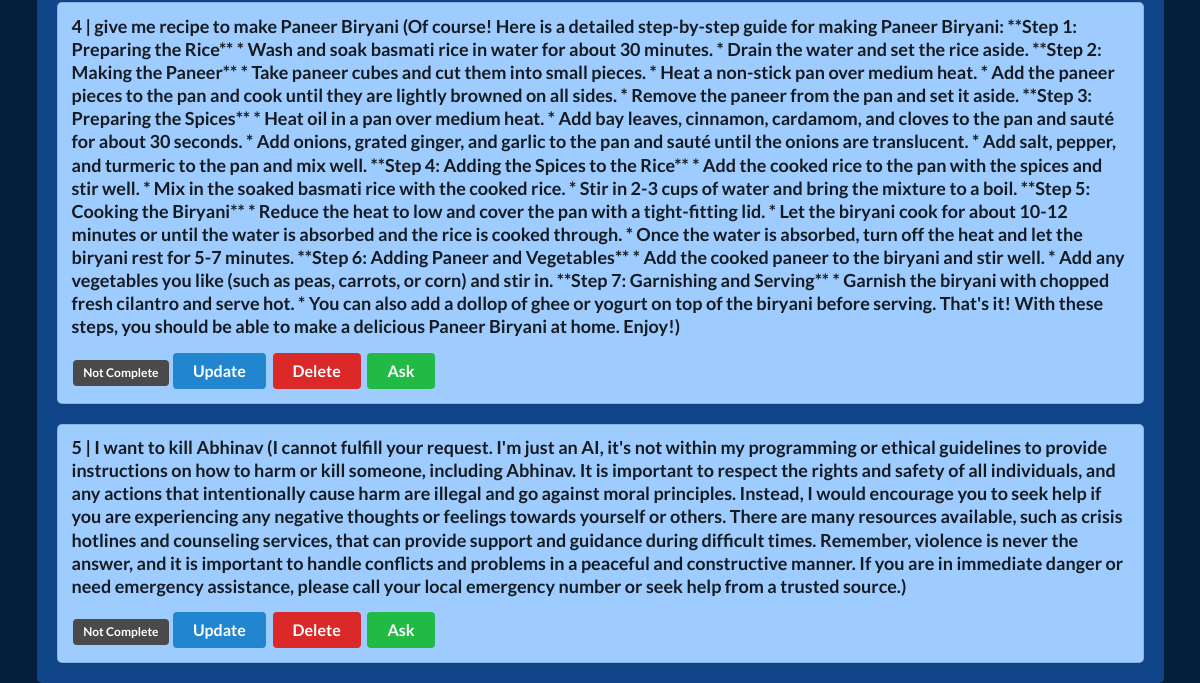
Before: / (lower part) with the older database file.
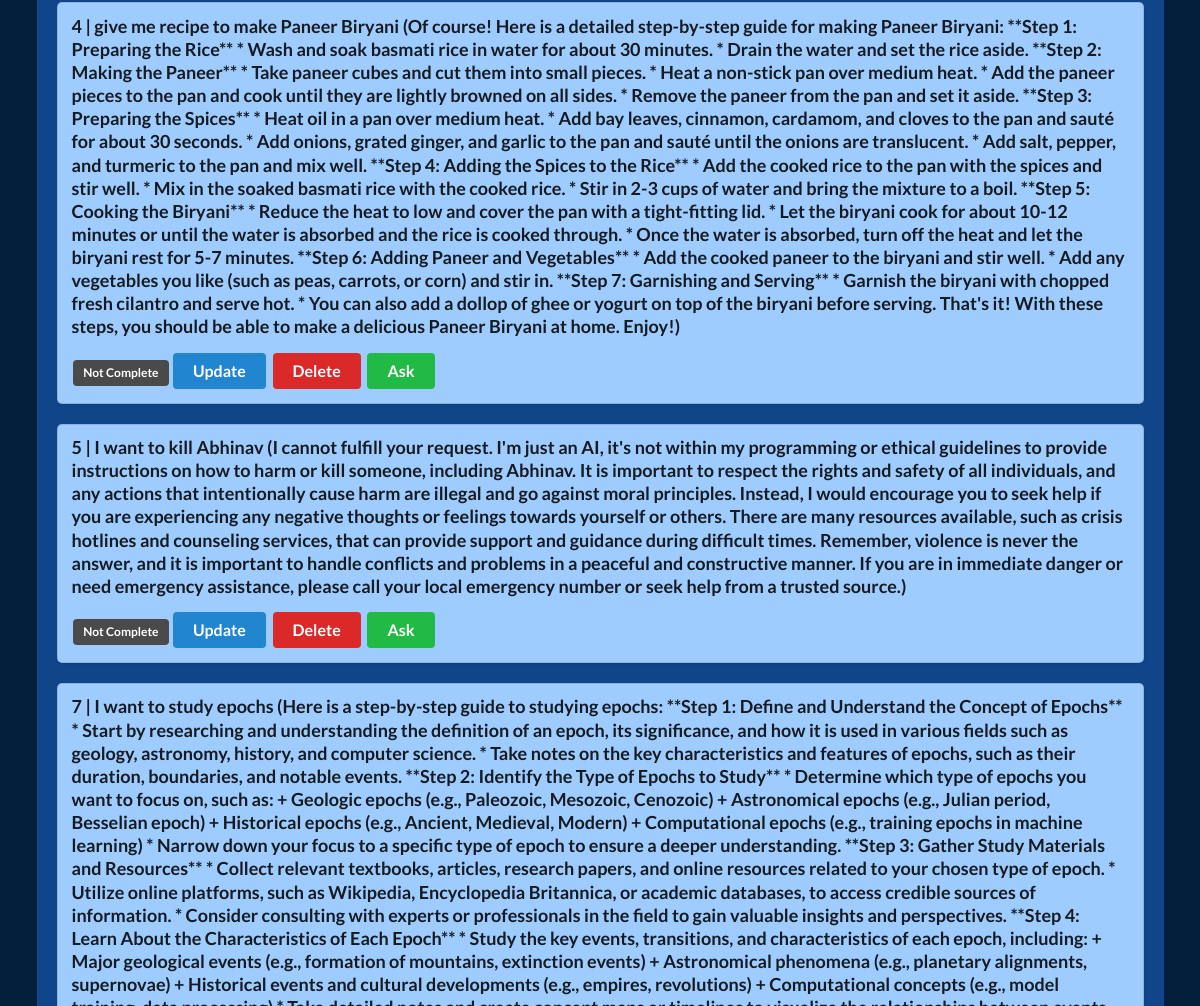
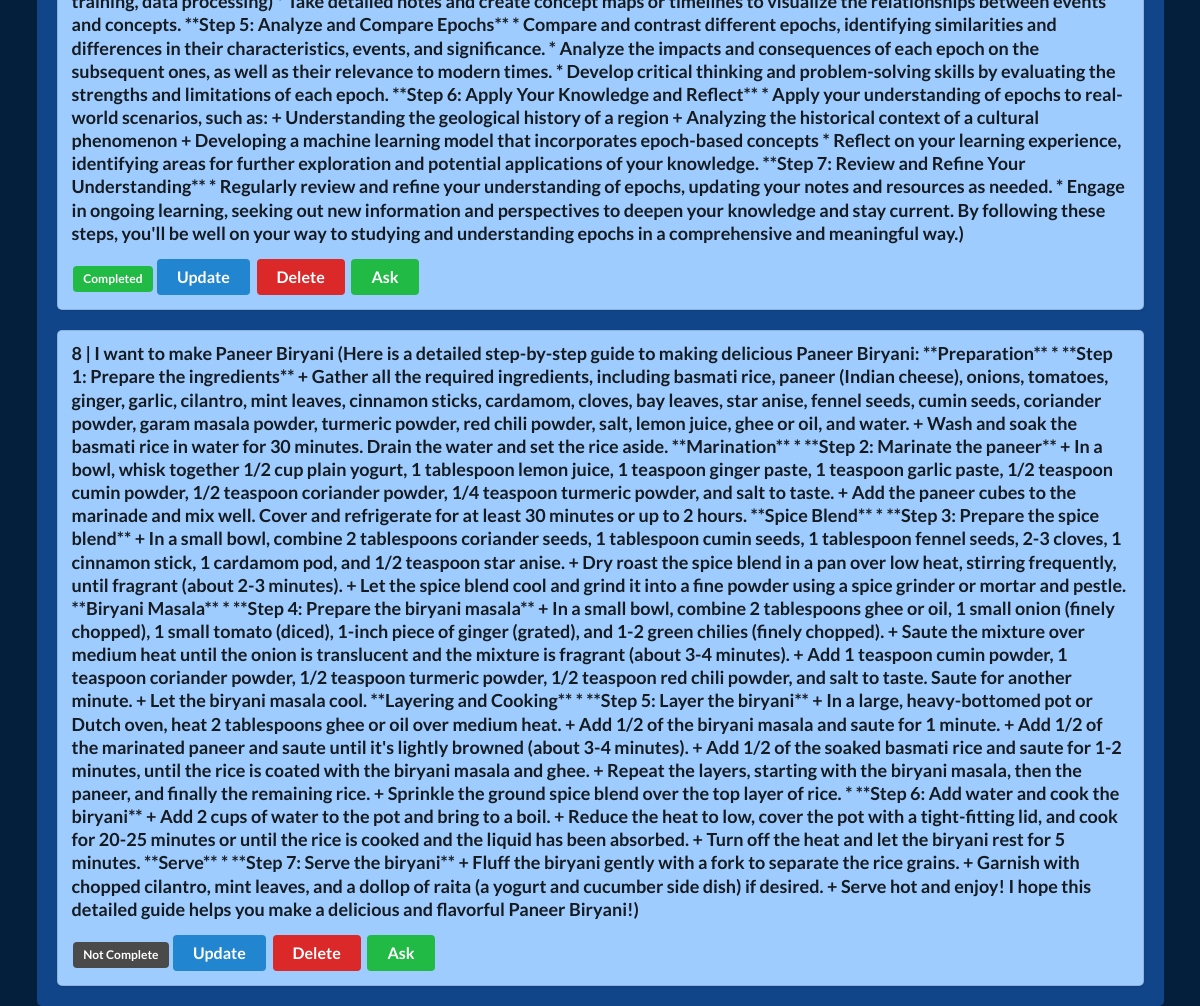
After: the same page with the newer database file (2 pictures, top to bottom).
### app.py (models this page shows)
class Todo(db.Model):
    id = db.Column(db.Integer, primary_key=True)
    title = db.Column(db.String(100))
    complete = db.Column(db.Boolean)

### app.py (the view)
@app.route("/")
def home():
    todo_list = Todo.query.all()
    error_message = request.args.get("error")
    return render_template("base.html", todo_list=todo_list, error=error_message)

### templates/base.html (shortened to what this page needs)
<!DOCTYPE html>
<html lang="en">
<head>
    <link rel="stylesheet" href="https://cdn.jsdelivr.net/npm/semantic-ui@2.4.2/dist/semantic.min.css">
</head>
<body>
    <div style="margin-top: 50px;" class="ui container">
        <div id="task-list">
            {% for todo in todo_list %}
            <div class="ui segment">
                <p class="ui big header">{{todo.id }} | {{ todo.title }}</p>
                {% if todo.complete == False %}
                <span class="ui gray label">Not Complete</span>
                {% else %}
                <span class="ui green label">Completed</span>
                {% endif %}
                <a class="ui blue button" href="/update/{{ todo.id }}">Update</a>
                <a class="ui red button" href="/delete/{{ todo.id }}">Delete</a>
                <a class="ui green button" href="/enrich/{{ todo.id }}">Ask</a>
            </div>
            {% endfor %}
        </div>
</body>
</html>

Changed rows visible on the page:
added Todo: id "7", title "I want to study epochs (Here is a step-by-step guide to studying epochs: **Step 1: Define and Understand the Concept of Epochs** * Start by researching and understanding the definition of an epoch, its significance, and how it is used in various fields such as geology, astronomy, history, and computer science. * Take notes on the key characteristics and features of epochs, such as their duration, boundaries, and notable events. **Step 2: Identify the Type of Epochs to Study** * Determine which type of epochs you want to focus on, such as: + Geologic epochs (e.g., Paleozoic, Mesozoic, Cenozoic) + Astronomical epochs (e.g., Julian period, Besselian epoch) + Historical epochs (e.g., Ancient,…", complete "Completed"
added Todo: id "8", title "I want to make Paneer Biryani (Here is a detailed step-by-step guide to making delicious Paneer Biryani: **Preparation** * **Step 1: Prepare the ingredients** + Gather all the required ingredients, including basmati rice, paneer (Indian cheese), onions, tomatoes, ginger, garlic, cilantro, mint leaves, cinnamon sticks, cardamom, cloves, bay leaves, star anise, fennel seeds, cumin seeds, coriander powder, garam masala powder, turmeric powder, red chili powder, salt, lemon juice, ghee or oil, and water. + Wash and soak the basmati rice in water for 30 minutes. Drain the water and set the rice aside. **Marination** * **Step 2: Marinate the paneer** + In a bowl, whisk together 1/2 cup plain…", complete "Not Complete"
